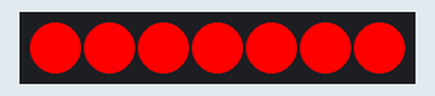
This sketch was run on a simulated ESP32. Parts: 7 RGB LEDs in strip order, left to right.

Above: at 0.2 s.
At 1.1 s:
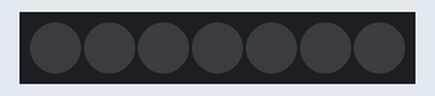
At 1.82 s:
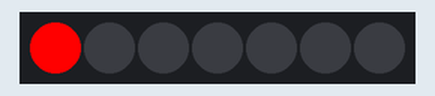
Timing chart, 0 to 130.0 s (numbered marks = the images above):
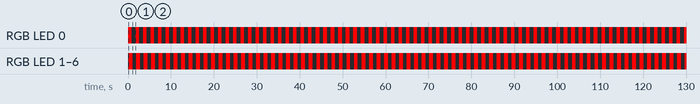

The sketch:

Test_LEDs_APA102c.ino
```cpp
#include <FastLED.h>

// How many leds in your strip?
#define NUM_LEDS 7

// For led chips like WS2812, which have a data line, ground, and power, you just
// need to define DATA_PIN.  For led chipsets that are SPI based (four wires - data, clock,
// ground, and power), like the LPD8806 define both DATA_PIN and CLOCK_PIN
// Clock pin only needed for SPI based chipsets when not using hardware SPI

#define LED_DATA_PIN 26
#define LED_CLOCK_PIN 27

// Define the array of leds
CRGB leds[NUM_LEDS];

void setup()
{
    // Uncomment/edit one of the following lines for your leds arrangement.
    // ## Clocked (SPI) types ##

    // FastLED.addLeds<APA102, LED_DATA_PIN, LED_CLOCK_PIN, RGB>(leds, NUM_LEDS);  // BGR ordering is typical
    FastLED.addLeds<SK9822, LED_DATA_PIN, LED_CLOCK_PIN, BGR>(leds, NUM_LEDS); // BGR ordering is typical
}

void loop()
{
    // Turn the LED on, then pause
    for (size_t i = 0; i < NUM_LEDS; i++)
    {
        leds[i] = CRGB::Red;
        FastLED.show();
        delay(20);
    }
    delay(700);

    // Now turn the LED off, then pause
    for (size_t i = 0; i < NUM_LEDS; i++)
    {
        leds[i] = CRGB::Black;
        FastLED.show();
        delay(30);
    }

    delay(700);
}
```

Measured:
- by itself, RGB LED 0: alternates RGB(255, 0, 0) for 0.84 s and off for 0.91 s
- by itself, RGB LED 1–6: alternates RGB(255, 0, 0) for 0.91 s and off for 0.84 s
- by itself, everything shown: repeats every 1.8 s, in 4 steps
- what the display in image 0 shows lasts 0.7 s, from 0.1 s to 0.8 s
